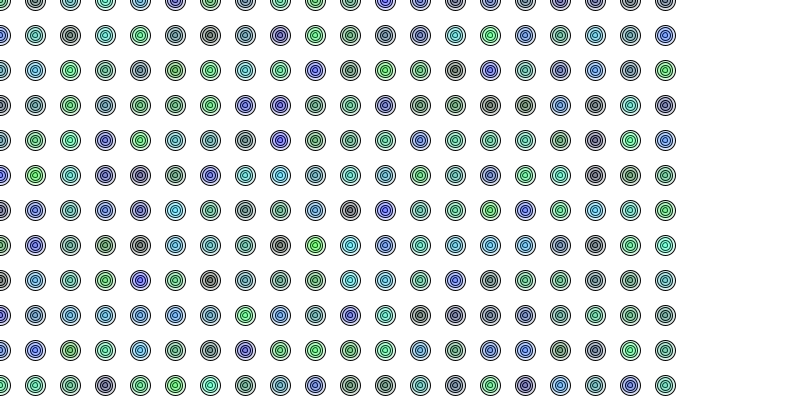
Frame 1 (no input)
Frame 60 (the mouse pressed at the canvas centre just before this capture): identical to frame 1, image omitted
Frame 120 (the mouse held since frame 60 and released just before this capture): identical to frame 1, image omitted

The Processing sketch that drew this single still picture (run headless with seeded random() and noise(); from frame 60 on, the mouse is pressed at the canvas centre):

// Processing sketch: Base4
// ── Base4.pde
//PASO 1: crear el array de objetos de la clase "Modulo"
Modulo [][] misAnillos = new Modulo[20][20];


void setup() {
  size(800, 400);
  //PASO 2: rellenar el array con objetos de la clase Modulo
  for (int i=0; i<20; i++) {
    for (int j=0; j< 17; j++) {
      misAnillos[i][j] = new Modulo(color(0, random(255), random(255), 40), 35*i, 35*j, 20, int(random(1, 10)));
    }
  }
}

void draw() {
  background(255);

  //PASO 3: llamamos a los metodos de cada objeto que estan guardados en el array
  for (int i=0; i<20; i++) {
    for (int j=0; j< 17; j++) {

      //misAnillos[i][j].col = color(255, 0, 0, 40);

      //float d = dist(mouseX, mouseY, misAnillos[i][j].posX, misAnillos[i][j].posY);
      //if (d<15) {
      //  misAnillos[i][j].tam = 50;
      //}
      //misAnillos[i][j].tam = 10;
      misAnillos[i][j].nRepeticiones = 5;
      misAnillos[i][j].dibuja();

      //misAnillos[i][j].tirita(random(5));
    }
  }
}

void mouseDragged() {
  for (int i=0; i<20; i++) {
    for (int j=0; j< 17; j++) {
      float d = dist(mouseX, mouseY, misAnillos[i][j].posX, misAnillos[i][j].posY);
      if (d<15) {
        misAnillos[i][j].tam = 50;
      }
    }
  }
}

// ── Modulo.pde
//clase basica
class Modulo {
  //variables de la clase
  float posX, posY;
  float tam;
  color col;
  int nRepeticiones;

  //constructor
  Modulo(color c, float x, float y, float t, int n) {
    posX = x;
    posY = y;
    tam = t;
    col = c; //aca asigno "c" (que viene desde fuera) a "col", que es mi variable de la clase
    nRepeticiones = n;
  }

  //metodos
  void dibuja() {
    noFill();
    //noStroke();
    fill(col); //aca ocupo mi variable col
    for(int i=0;i<nRepeticiones;i++){
      ellipse(posX, posY, tam/4 *i , tam/4 *i );
    }
  }
  
  void tirita(float a) {
    posX += random(-a, a);
  }
}
